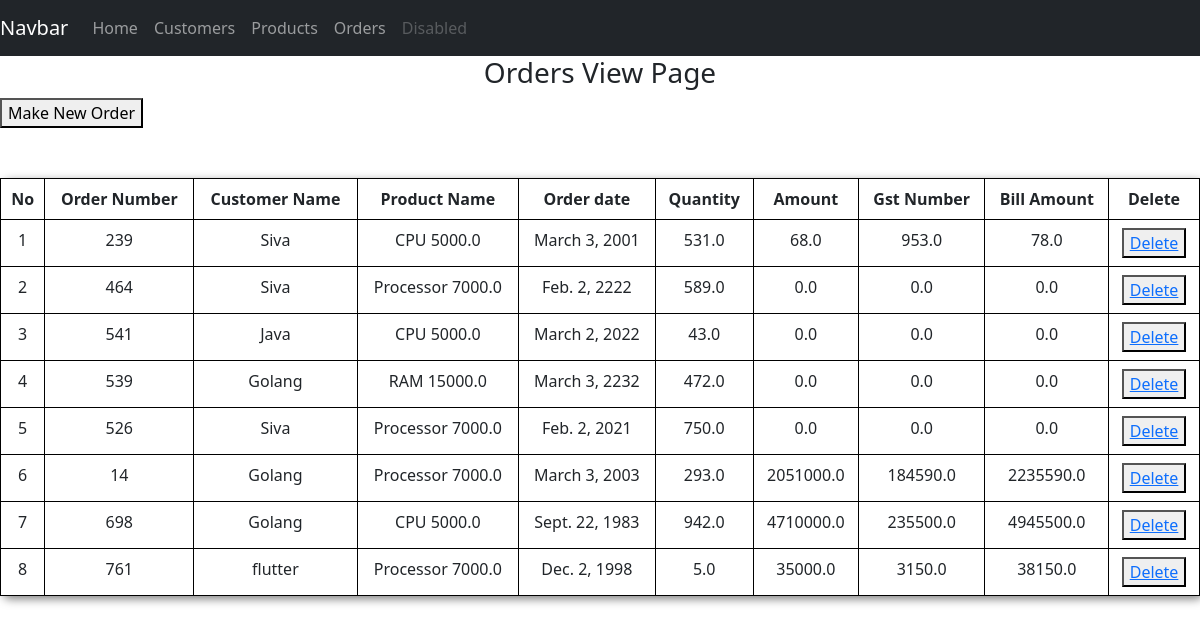
Before: /Customers/customer_vieworders/ with the older database file.
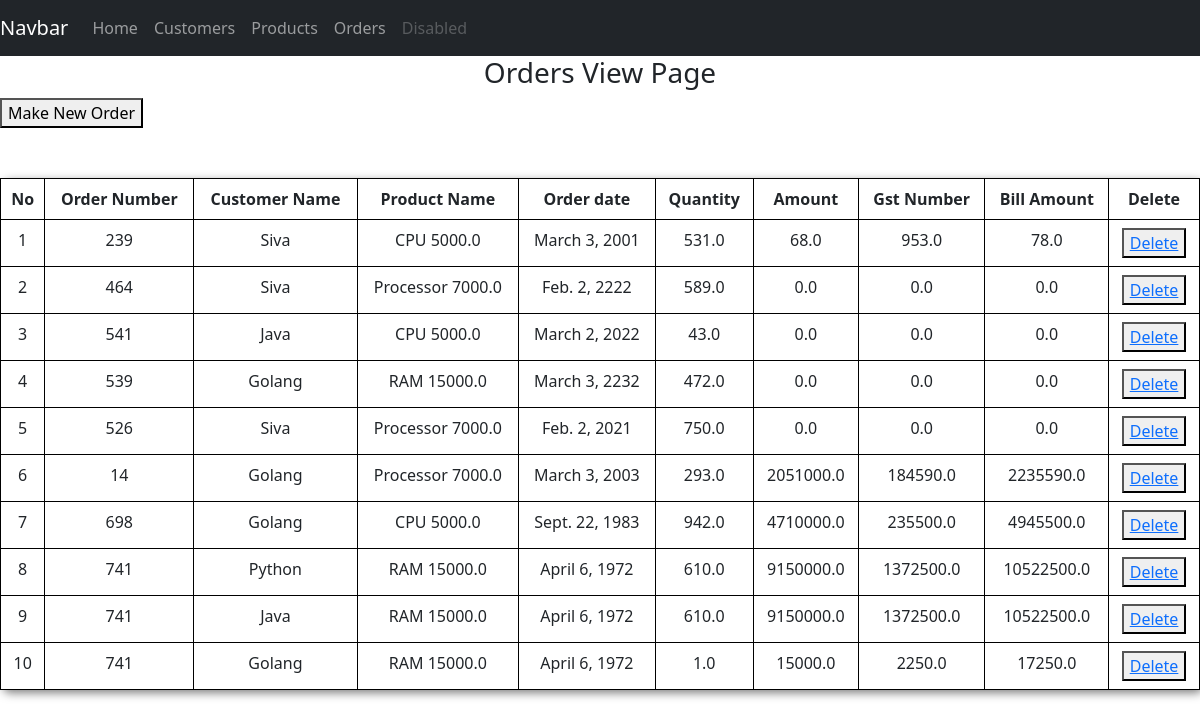
After: the same page with the newer database file.
### Customers/models.py (models this page shows, shortened)
class Myorders(models.Model):
    customer_reference = models.ForeignKey(MyCustomer, on_delete=models.CASCADE , null=True)
    product_reference  = models.ForeignKey(MyProducts, on_delete=models.SET_NULL, null=True)
    order_number       = models.CharField(max_length=20 , null= True)
    order_date         = models.DateField(null=True)
    quantity           = models.FloatField(default=0)
    amount             = models.FloatField(default=0)
    gst_number         = models.FloatField(default=0)
    bill_amount        = models.FloatField(default=0)

class MyCustomer(models.Model):
    Customer_name = models.CharField(max_length=35,null=True)
    Customer_since = models.DateField(null=True)
    Customer_location = models.CharField(max_length=50)
    def __str__(self):
        return self.Customer_name

### Products/models.py (models this page shows)
class MyProducts(models.Model):
    product_name = models.CharField(max_length=35,null=True)
    product_code = models.CharField(max_length=35,null=True)
    product_price = models.FloatField(default=0)
    product_gst  = models.IntegerField(default=0)
    food_product = models.BooleanField(default=0)
    def __str__(self):
        return f"{self.product_name}  {self.product_price}"

### Customers/views.py (the view)
# urls.py: path('customer_vieworders/',  views.CustomerViewOrder , name='orderslist'),
def CustomerViewOrder(request):
    allorders = Myorders.objects.all()
    datas = {'datas':allorders}
    return render(request,'Customer/5_orderview.html',datas)

### templates/Customer/5_orderview.html (shortened to what this page needs)
<!DOCTYPE html>
<html lang="en">
<head>
    <link href="https://cdn.jsdelivr.net/npm/bootstrap@5.3.0-alpha3/dist/css/bootstrap.min.css" rel="stylesheet">
</head>
<body>
    {% include 'Customer/navbar.html' %}
    <h3 style="text-align: center;">Orders View Page</h3>
    <a href="/Customers/customer_neworder/"><button>Make New Order</button></a>
    {% if datas %}
        <table class="table">
            <thead>
                <tr>
                    <th>No</th>
                    <th>Order Number</th>
                    <th>Customer Name</th>
                    <th>Product Name</th>
                    <th>Order date</th>
                    <th>Quantity</th>
                    <th>Amount</th>
                    <th>Gst Number</th>
                    <th>Bill Amount</th>
                    <th>Delete</th>
                </tr>
            </thead>
            <tbody>
                {% for data in datas %}
                    <tr>
                        <td>{{forloop.counter}}</td>
                        <td>{{data.order_number}}</td>
                        <td>{{data.customer_reference}}</td>
                        <td>{{data.product_reference}}</td>
                        <td>{{data.order_date}}</td>
                        <td>{{data.quantity}}</td>
                        <td>{{data.amount}}</td>
                        <td>{{data.gst_number}}</td>
                        <td>{{data.bill_amount}}</td>
                        <td><button><a href="/Customers/customer_orderdelete/{{data.id}}/"  onclick="return confirmDelete()">Delete</a></button></td>
                    </tr>
                {% endfor %}
            </tbody>
        </table>
    {% else %}
        <h3 style="text-align: center;">No Registered Orders</h3>
    {% endif %}
</body>
</html>

### templates/Customer/navbar.html (shortened to what this page needs)
<link href="https://cdn.jsdelivr.net/npm/bootstrap@5.3.0-alpha3/dist/css/bootstrap.min.css" rel="stylesheet">
<nav class="navbar navbar-expand-lg navbar-dark bg-dark">
    <a class="navbar-brand" href="#">Navbar</a>
    <div class="collapse navbar-collapse" id="navbarNav">
      <ul class="navbar-nav">
        <li class="nav-item ">
          <a class="nav-link" href="/">Home </a>
        </li>
        <li class="nav-item">
          <a class="nav-link" href="/Customers/customer_viewall/">Customers</a>
        </li>
        <li class="nav-item">
          <a class="nav-link" href="/Products/product_viewall/">Products</a>
        </li>
        <li class="nav-item">
          <a class="nav-link" href="/Customers/customer_vieworders/">Orders</a>
        </li>
        <li class="nav-item">
          <a class="nav-link disabled" href="#">Disabled</a>
        </li>
      </ul>
    </div>
  </nav>

### templates/Customer/5_orderview.html (style rules this page uses)
.table { background-color: bisque; text-align: center; border-radius: 7px; box-shadow: 3px 3px 10px rgba(0, 0, 0, 0.5); border-collapse: collapse; width: 100%; margin-top:50px; }
.table th, .table td { border: 1px solid black; padding: 8px; }
.table th { background-color: #f2b179; }
.table tr:nth-child(even) { background-color: #f9f9f9; }

Changed rows visible on the page:
removed Myorders: order_number "761", customer_reference "flutter", product_reference "Processor 7000.0", order_date "Dec. 2, 1998", quantity "5.0", amount "35000.0", gst_number "3150.0", bill_amount "38150.0"
added Myorders: order_number "741", customer_reference "Python", product_reference "RAM 15000.0", order_date "April 6, 1972", quantity "610.0", amount "9150000.0", gst_number "1372500.0", bill_amount "10522500.0"
added Myorders: order_number "741", customer_reference "Java", product_reference "RAM 15000.0", order_date "April 6, 1972", quantity "610.0", amount "9150000.0", gst_number "1372500.0", bill_amount "10522500.0"
added Myorders: order_number "741", customer_reference "Golang", product_reference "RAM 15000.0", order_date "April 6, 1972", quantity "1.0", amount "15000.0", gst_number "2250.0", bill_amount "17250.0"
